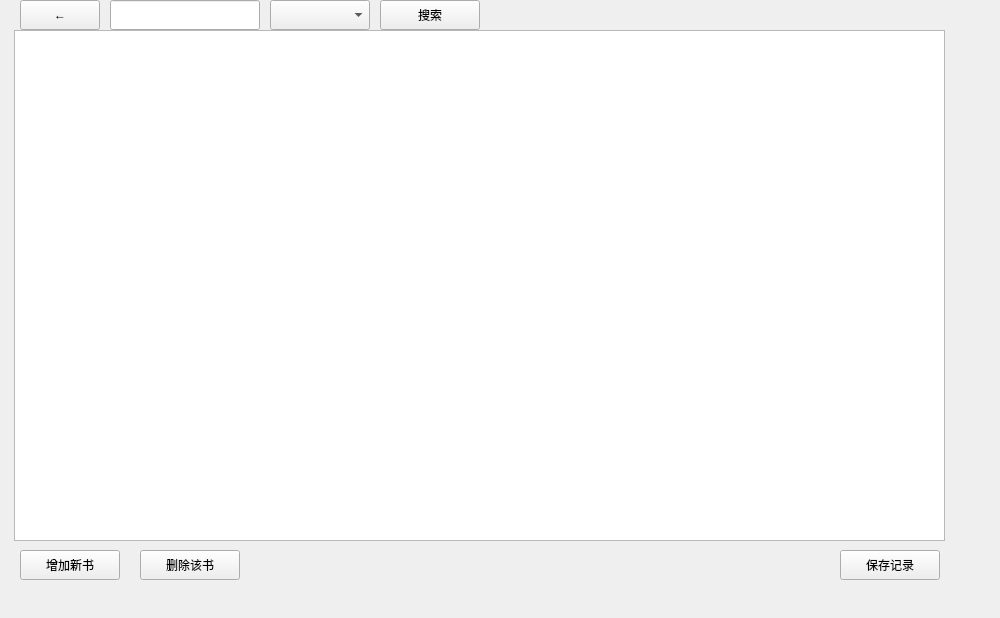
<?xml version="1.0" encoding="UTF-8"?>
<ui version="4.0">
 <class>editbook</class>
 <widget class="QWidget" name="editbook">
  <property name="geometry">
   <rect>
    <x>0</x>
    <y>0</y>
    <width>1000</width>
    <height>618</height>
   </rect>
  </property>
  <property name="windowTitle">
   <string>Form</string>
  </property>
  <widget class="QComboBox" name="depcbBox">
   <property name="geometry">
    <rect>
     <x>270</x>
     <y>0</y>
     <width>100</width>
     <height>30</height>
    </rect>
   </property>
  </widget>
  <widget class="QTableView" name="tableView">
   <property name="enabled">
    <bool>true</bool>
   </property>
   <property name="geometry">
    <rect>
     <x>14</x>
     <y>30</y>
     <width>931</width>
     <height>511</height>
    </rect>
   </property>
   <property name="frameShadow">
    <enum>QFrame::Raised</enum>
   </property>
  </widget>
  <widget class="QPushButton" name="search">
   <property name="geometry">
    <rect>
     <x>380</x>
     <y>0</y>
     <width>100</width>
     <height>30</height>
    </rect>
   </property>
   <property name="text">
    <string>搜索</string>
   </property>
  </widget>
  <widget class="QLineEdit" name="findbook">
   <property name="geometry">
    <rect>
     <x>110</x>
     <y>0</y>
     <width>150</width>
     <height>30</height>
    </rect>
   </property>
  </widget>
  <widget class="QPushButton" name="back">
   <property name="geometry">
    <rect>
     <x>20</x>
     <y>0</y>
     <width>80</width>
     <height>30</height>
    </rect>
   </property>
   <property name="text">
    <string>←</string>
   </property>
  </widget>
  <widget class="QPushButton" name="addBtn">
   <property name="geometry">
    <rect>
     <x>20</x>
     <y>550</y>
     <width>100</width>
     <height>30</height>
    </rect>
   </property>
   <property name="text">
    <string>增加新书</string>
   </property>
  </widget>
  <widget class="QPushButton" name="deleteBtn">
   <property name="geometry">
    <rect>
     <x>140</x>
     <y>550</y>
     <width>100</width>
     <height>30</height>
    </rect>
   </property>
   <property name="text">
    <string>删除该书</string>
   </property>
  </widget>
  <widget class="QPushButton" name="saveBtn">
   <property name="geometry">
    <rect>
     <x>840</x>
     <y>550</y>
     <width>100</width>
     <height>30</height>
    </rect>
   </property>
   <property name="text">
    <string>保存记录</string>
   </property>
  </widget>
 </widget>
 <resources/>
 <connections/>
</ui>
